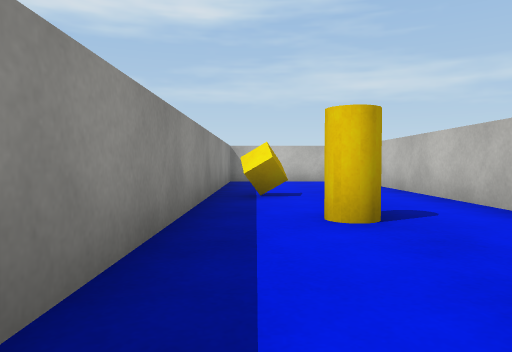
[1] (above)

22 first-person views from a walk through a 3-D level made in the Unity game engine. The camera is 0.51 m above the floor, tilts 2° down and sees 70° across. The floor is counted in squares, 1 m on a side. Each view is taken from the middle of a square. On the plan, view 1 faces up. The plan holds only what a view shows up to about 9 squares ahead; the rest is blank. Surface patterns are stand-ins for the level's own textures.

[2]
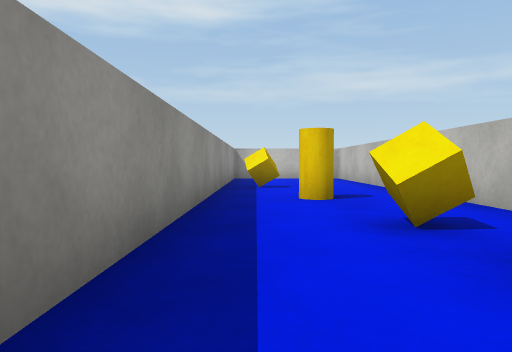

[3]
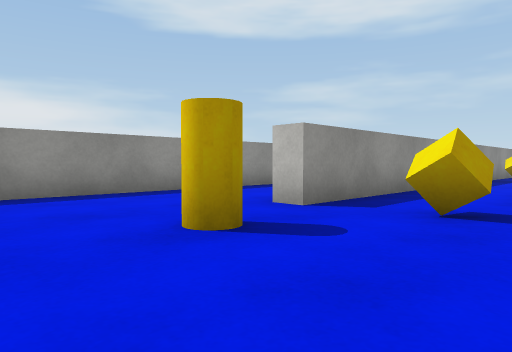

[4]
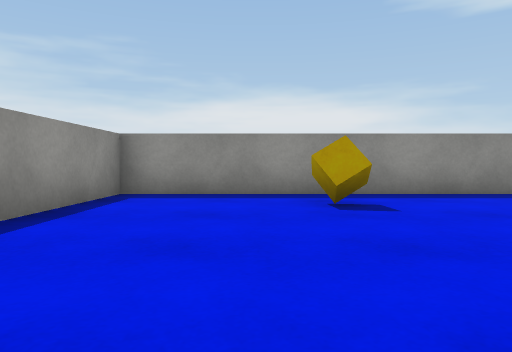

[5]
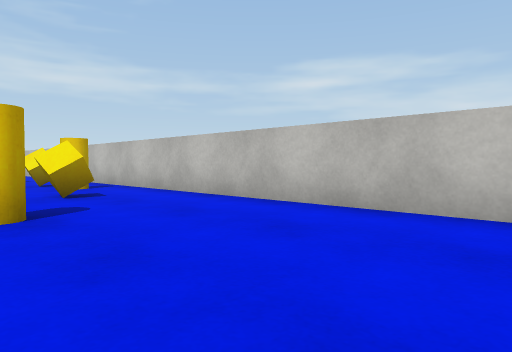

[6]
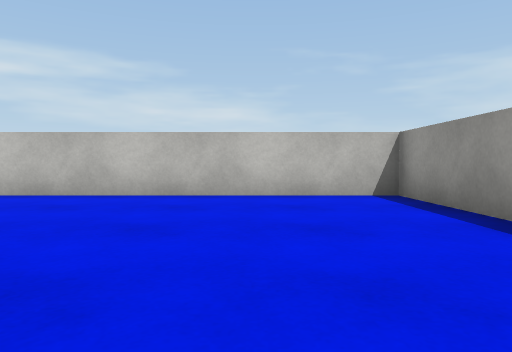

[7]
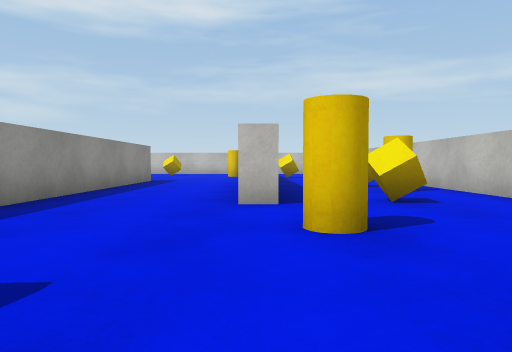

[8]
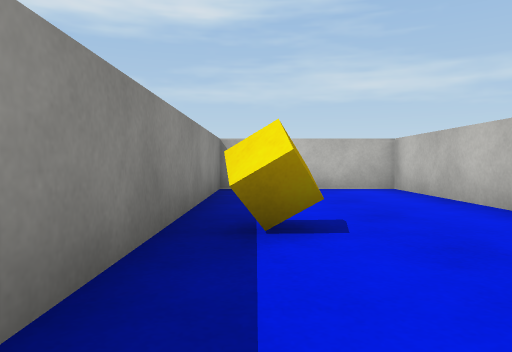

[9]
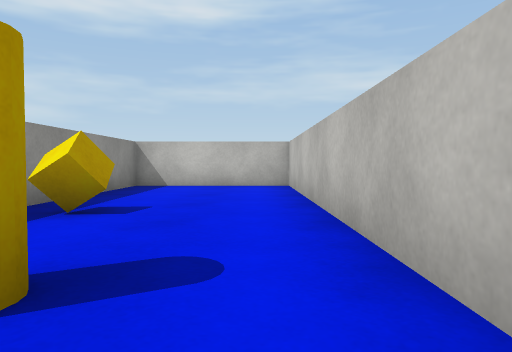

[10]
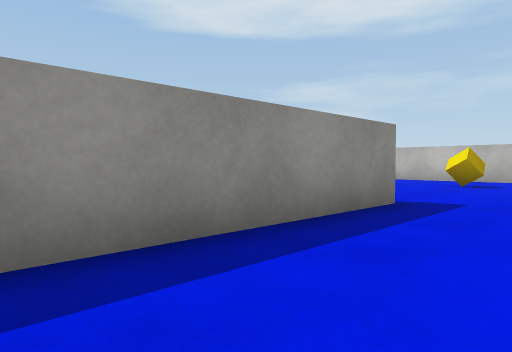

[11]
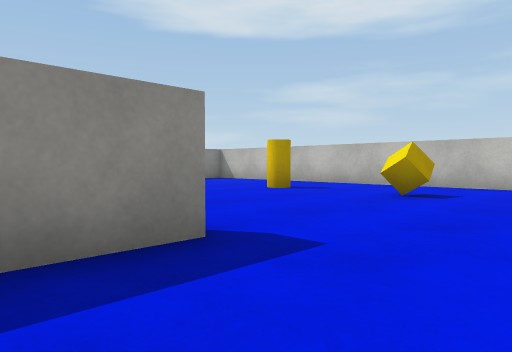

[12]
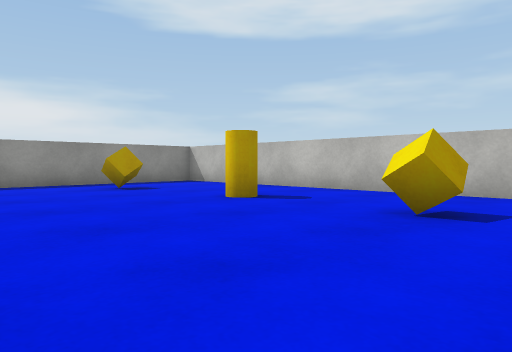

[13]
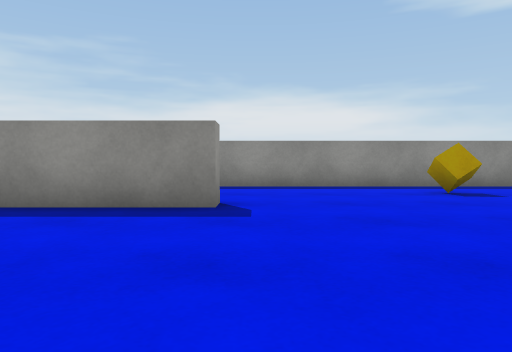

[14]
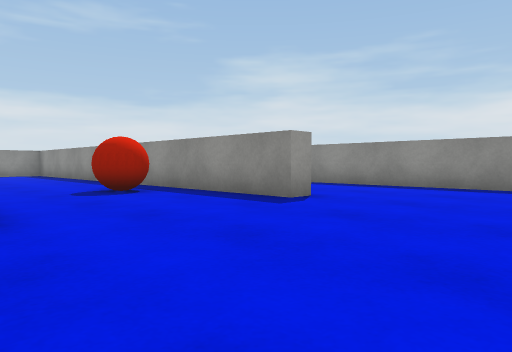

[15]
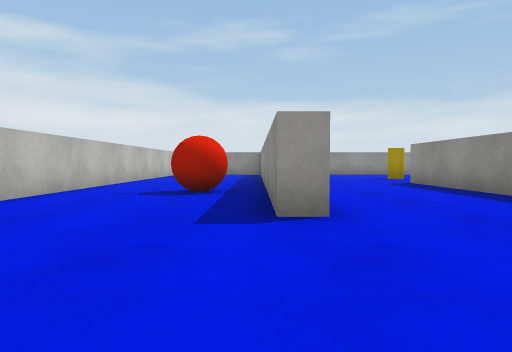

[16]
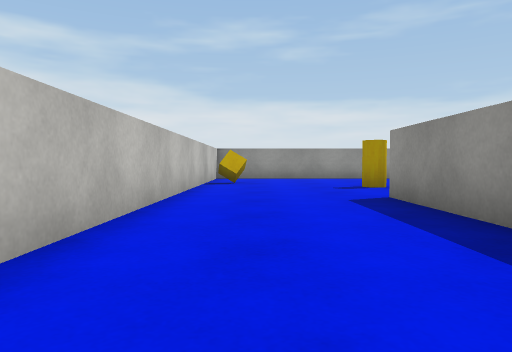

[17]
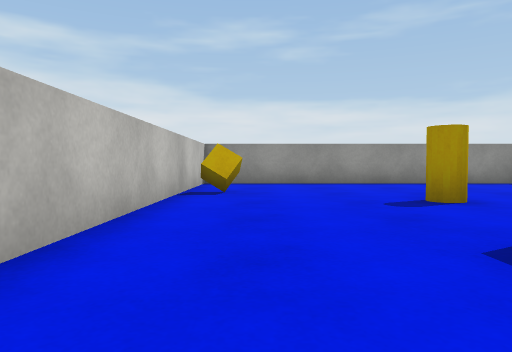

[18]
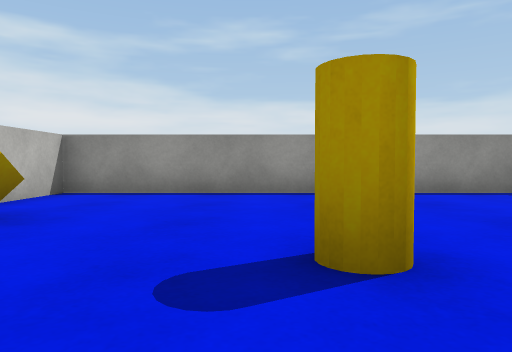

[19]
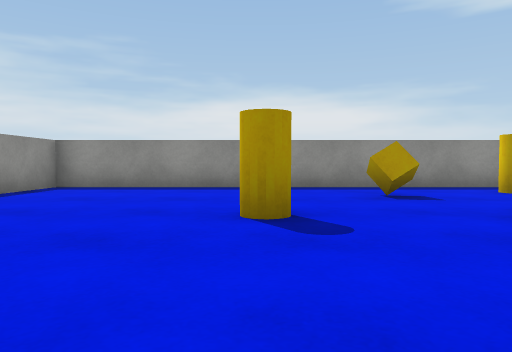

[20]
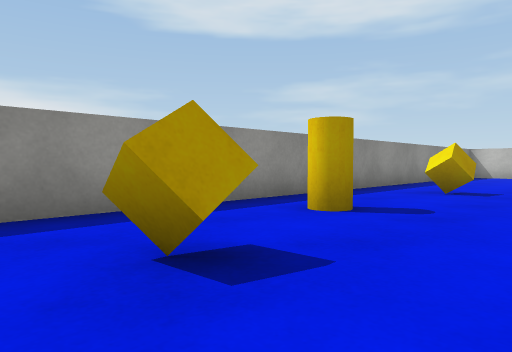

[21]
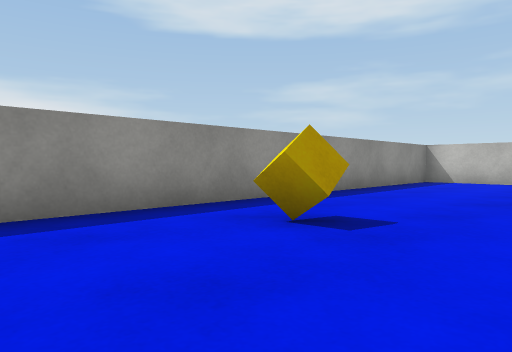

[22]
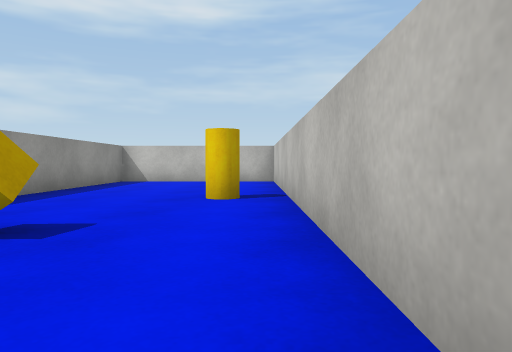

### Floor plan
Ten units are one square. View 1 is at (0, 0); x grows to the right and y downward. Boxes are objects, and circles mark ways between rooms. Rooms are numbered by the first view taken in them; rooms with no view inside come last. Other rooms are left out.
<svg viewBox="-172 -108 205 205">
<path fill="none" stroke="#000" d="M-40 35 -40 92 28 92 28 -103 -7 -103 -7 25 -13 25M-125 -6 -125 -87M-88 -35 -82 -35 -82 20M-45 20 -45 -21M-40 -36 -40 35M-120 -96 -120 25M-167 -90 -167 92 -146 92M-148 -103 -155 -103M-131 92 -87 92 -87 -12M-34 -103 -92 -103"/>
<rect x="-35" y="55" width="10" height="10" fill="#bbb"><title>other object</title></rect>
<rect x="-5" y="35" width="10" height="10" fill="#bbb"><title>other object</title></rect>
<rect x="-5" y="-65" width="10" height="10" fill="#bbb"><title>other object</title></rect>
<rect x="5" y="15" width="10" height="10" fill="#bbb"><title>other object</title></rect>
<rect x="5" y="-15" width="10" height="10" fill="#bbb"><title>other object</title></rect>
<rect x="5" y="-35" width="10" height="10" fill="#bbb"><title>other object</title></rect>
<rect x="15" y="-5" width="10" height="10" fill="#bbb"><title>other object</title></rect>
<rect x="-155" y="25" width="10" height="10" fill="#bbb"><title>other object</title></rect>
<rect x="-155" y="5" width="10" height="10" fill="#bbb"><title>other object</title></rect>
<rect x="-155" y="-35" width="10" height="10" fill="#bbb"><title>other object</title></rect>
<rect x="-135" y="45" width="10" height="10" fill="#bbb"><title>other object</title></rect>
<rect x="-135" y="-55" width="10" height="10" fill="#bbb"><title>other object</title></rect>
<rect x="-105" y="-75" width="10" height="10" fill="#bbb"><title>other object</title></rect>
<rect x="-95" y="55" width="10" height="10" fill="#bbb"><title>other object</title></rect>
<rect x="-75" y="-15" width="10" height="20" fill="#bbb"><title>other object</title></rect>
<rect x="-75" y="-85" width="10" height="10" fill="#bbb"><title>other object</title></rect>
<rect x="-45" y="-85" width="10" height="10" fill="#bbb"><title>other object</title></rect>
<circle cx="-25" cy="35" r="3" fill="#2a7"/>
<text x="0" y="20">1</text>
<text x="-100" y="-10">2</text>
</svg>
Room 1 opens to room 2.

Where each view was taken, in squares from view 1:
view 1: 0 up, 0 right, facing up
view 2: 2 down, 0 right, facing up
view 3: 6 down, 2 right, facing up-left
view 4: 7 down, 2 right, facing left
view 5: 8 down, 1 left, facing up-right
view 6: 7 down, 3 left, facing right
view 7: 7 down, 1 left, facing up
view 8: 3 up, 0 right, facing up
view 9: 2 up, 2 right, facing up
view 10: 1 down, 2 left, facing up-left
view 11: 2 up, 2 left, facing up-left
view 12: 4 up, 3 left, facing up-left
view 13: 4 up, 4 left, facing left
view 14: 7 up, 4 left, facing down-left
view 15: 7 up, 8 left, facing down
view 16: 3 up, 10 left, facing down
view 17: 0 up, 10 left, facing down
view 18: 3 down, 12 left, facing down
view 19: 5 down, 9 left, facing left
view 20: 4 down, 13 left, facing up-left
view 21: 0 up, 13 left, facing up-left
view 22: 0 up, 13 left, facing up
